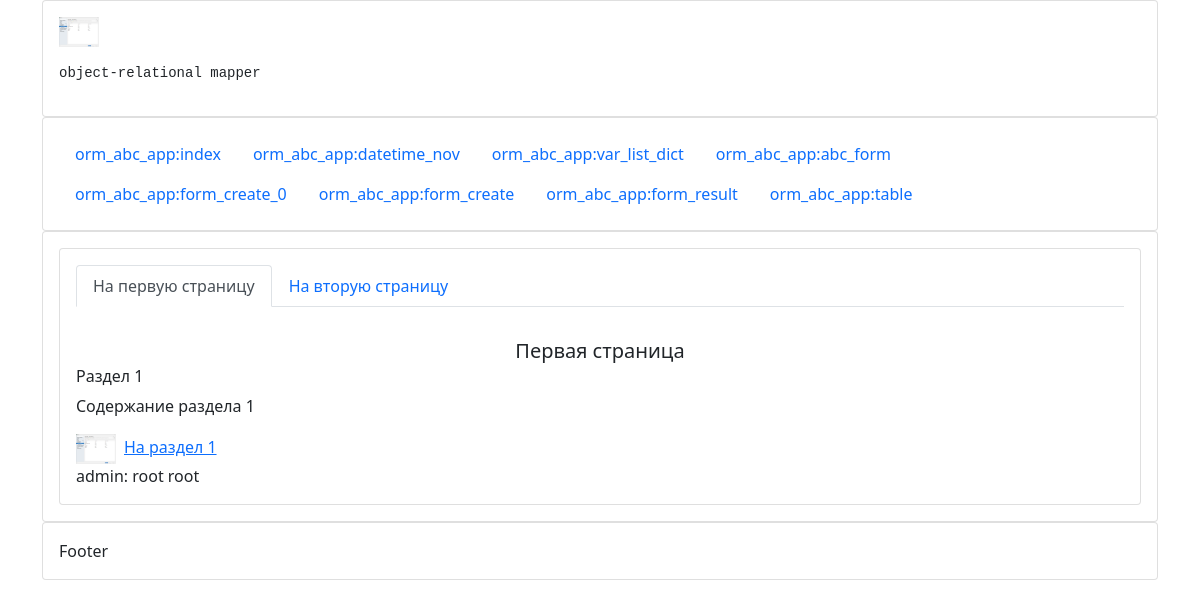
The page /page/1 on the database as committed earlier.
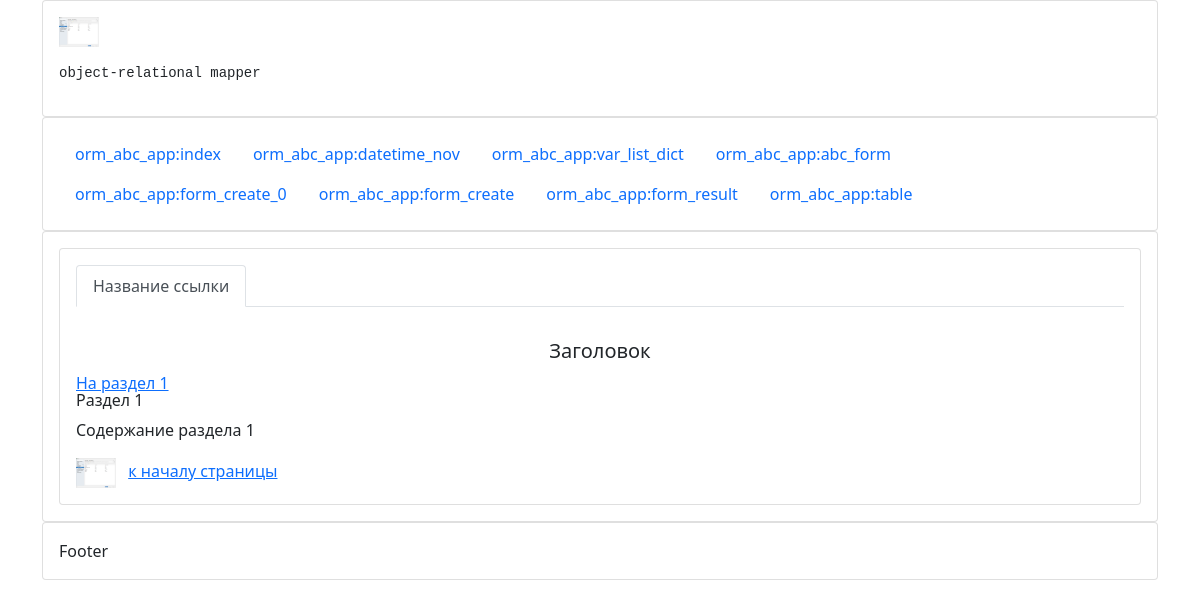
The same page on the database as committed later.
### site_app/models.py (models this page shows, shortened)
class Item(models.Model):
    item_title = models.CharField(verbose_name = 'Заголовок (title)', max_length=255, default="Заголовок" )
    item_nav = models.CharField(verbose_name = 'Название ссылки', max_length=255, default="Название ссылки")
    item_nav_position = models.IntegerField(verbose_name = 'Приоритет ссылки в навигации (0 - исключить)', default=1, help_text="большее - число правее, 0 - исключить из навигации")
    item_content = models.TextField(verbose_name = 'Основное содержание страницы',
    default = '<a id="top_of _page" href="#h1" class="card-link">На раздел 1</a>   <h6 class="card-subtitle mb-2 text-body-secondary ">   <a id="h1">Раздел 1</a></h6>   <p class="card-text">Содержание раздела 1</p>   <img src="/static/images/settings_django.png"  height="30px">    <a href="#top_of _page" class="card-link">к началу страницы</a>')
    item_current_date = models.DateTimeField(verbose_name = "Дата Записи", auto_now=True)
    class Meta:
        verbose_name = 'Содержание текущей страницы'
        verbose_name_plural = 'Содержание всех страниц'
        ordering = ('-item_nav_position',)

### site_app/views.py (the view)
# urls.py: path('page/<int:pk>', views.page, name='page'),
def page(request, pk):
    nav_objects = Item.objects.values('id','item_nav', 'item_nav_position').filter(item_nav_position__gt=0).order_by('-item_nav_position')
    print("nav_objects: ", nav_objects)
    content_object = Item.objects.values().get(id=pk)
    print("content_object:\n", content_object)
    context = {'pk': pk, 'nav_objects': nav_objects, 'content_object': content_object}
    return render(request, 'page.html', context)

### site_app/templates/page.html (shortened to what this page needs)
{% extends 'layout.html' %}
{% block content %}
    <div class="card">
        <div class="card-body">
            <ul class="nav nav-tabs">
                {% for object in nav_objects %}
                    <li class="nav-item">
                        <a class="{% if pk == object.id %}nav-link active{% else %}nav-link{% endif %}"
                           href="{% url 'site_app:page' pk=object.id %}">{{ object.item_nav }}</a>
                    </li>
                {% endfor %}
            </ul>
        </div>
        <div class="card-body">
            <h5 class='card-title text-center'> {% autoescape off %}{{ content_object.item_title }}{% endautoescape %}</h5>
            {% autoescape off %}{{ content_object.item_content }}{% endautoescape %}
        </div>
    </div>
{% endblock %}

### old/orm_abc_app_old/templates/layout.html (shortened to what this page needs)
<!doctype html>
<html lang="en">
<head>
    <link href="https://cdn.jsdelivr.net/npm/bootstrap@5.1.3/dist/css/bootstrap.min.css" rel="stylesheet"
>
    {% load static %}
    <link href="{% static 'css/mycss.css' %}" rel="stylesheet">
</head>
<div class="container">
    <div class="card">
        <div class="card-body bgc">
            {% load static %} <img src="{% static 'images/settings_django.png' %}"
                                   alt="settings_django" height="30px">
            <p>
            <pre>object-relational mapper</pre>
            </p>
        </div>
    </div>
    <div class="card">
        <div class="card-body">
            {% include "navigation.html" %}
        </div>
    </div>
    <div class="card">
        <div class="card-body">
            {% block content %}{% endblock %}
        </div>
    </div>
    <div class="card">
        <div class="card-body">
            Footer
        </div>
    </div>
</div>
<body>
</body>
</html>

### old/orm_abc_app_old/templates/navigation.html
<ul class="nav">
    <li class="nav-item"><a class="nav-link" href="{% url 'orm_abc_app:index' %}">orm_abc_app:index</a></li>
    <li class="nav-item"><a class="nav-link" href="{% url 'orm_abc_app:datetime_nov' %}">orm_abc_app:datetime_nov</a>
    <li class="nav-item"><a class="nav-link" href="{% url 'orm_abc_app:var_list_dict' %}">orm_abc_app:var_list_dict</a></li>
    <li class="nav-item"><a class="nav-link" href="{% url 'orm_abc_app:abc_form' %}">orm_abc_app:abc_form</a></li>
    <li class="nav-item"><a class="nav-link" href="{% url 'orm_abc_app:form_create_0' %}">orm_abc_app:form_create_0</a></li>
    <li class="nav-item"><a class="nav-link" href="{% url 'orm_abc_app:form_create' %}">orm_abc_app:form_create</a></li>
    <li class="nav-item"><a class="nav-link" href="{% url 'orm_abc_app:form_result' %}">orm_abc_app:form_result</a></li>
    <li class="nav-item"><a class="nav-link" href="{% url 'orm_abc_app:table' %}">orm_abc_app:table</a></li>
</ul>

Rows that differ between the two databases and show on the page:
removed Item: item_nav "На первую страницу", item_title "Первая страница", item_content "Раздел 1 Содержание раздела 1 На раздел 1 admin: root root", item_content (picture)
removed Item: item_nav "На вторую страницу"
added Item: item_nav "Название ссылки", item_title "Заголовок", item_content "На раздел 1 Раздел 1 Содержание раздела 1 к началу страницы", item_content (picture)
